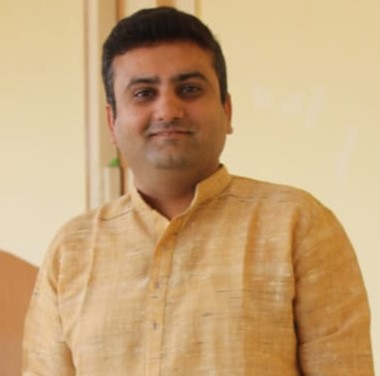
#> input picture WordCloudPython/my_pic.jpg, 380 x 376 px
$ python shi_tomasi.py
#> lines starting #> are read from the running program, lines starting #| are printed output that depends on the picture; after the words box and inside, x2 and y2 are one past the last pixel; in counts of white or black regions, pixels touching at a corner belong together
'''
Function: cv2.goodFeaturesToTrack(image,maxCorners, qualityLevel, minDistance[, corners[, mask[, blockSize[, useHarrisDetector[, k]]]]])
image – Input 8-bit or floating-point 32-bit, single-channel image.
maxCorners – You can specify the maximum no. of corners to be detected. (Strongest ones are returned if detected more than max.)
qualityLevel – Minimum accepted quality of image corners.
minDistance – Minimum possible Euclidean distance between the returned corners.
corners – Output vector of detected corners.
mask – Optional region of interest.
blockSize – Size of an average block for computing a derivative covariation matrix over each pixel neighborhood.
useHarrisDetector – Set this to True if you want to use Harris Detector with this function.
k – Free parameter of the Harris detector.
'''
import cv2
import numpy as np


def shi_tomasi(image):
    # Converting to grayscale
#> called with image = 'my_pic.jpg'
    image = cv2.imread(image)
#> image is the input picture: shape (376, 380, 3); mean B, G, R 121.9, 165.5, 199.6
    gray_img = cv2.cvtColor(image, cv2.COLOR_BGR2GRAY)
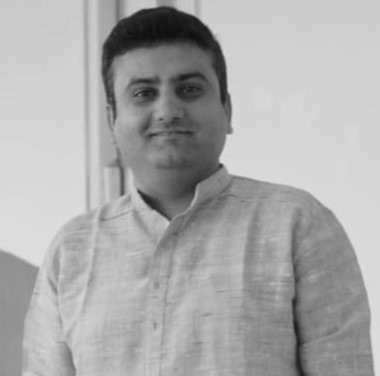
#> gray_img: shape (376, 380); min 15, max 226, mean 170.8

    # Specifying maximum number of corners as 1000
    # 0.01 is the minimum quality level below which the corners are rejected
    # 10 is the minimum euclidean distance between two corners
    corners_img = cv2.goodFeaturesToTrack(gray_img, 1000, 0.01, 10)
#> corners_img = 261 rows, first 8: [221, 165], [138, 190], [121, 194], [139, 94], [227, 135], [170, 219], [107, 105], [114, 119]

    corners_img = np.int0(corners_img)

    for corners in corners_img:
        x, y = corners.ravel()
        # Circling the corners in green
        cv2.circle(image, (x, y), 3, [0, 255, 0], -1)
#> this loop made 261 passes
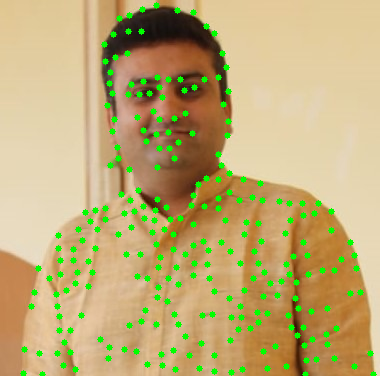
#> image: shape (376, 380, 3); 5.28% of pixels changed, all inside (x1, y1, x2, y2) = (20, 2, 377, 376)

    return image


shi_tomasi('my_pic.jpg')
